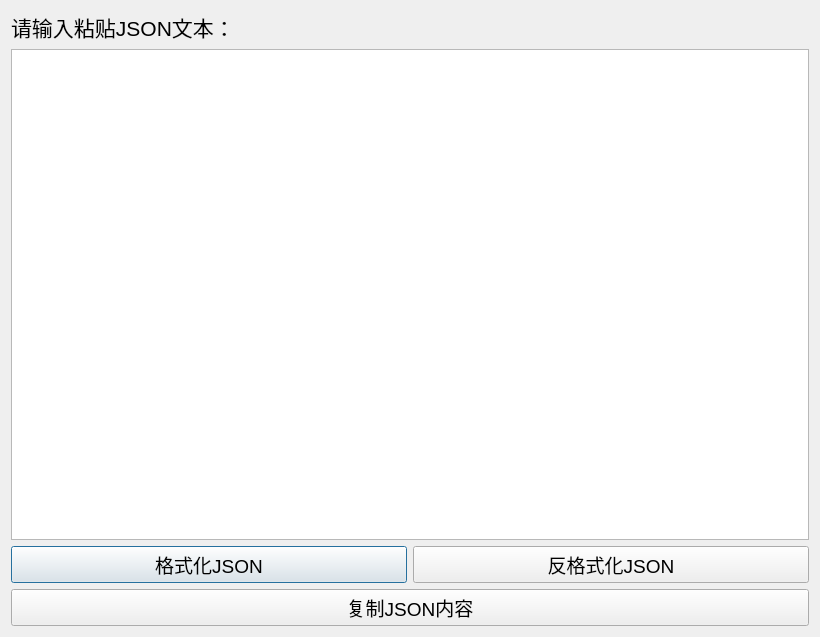
<?xml version="1.0" encoding="UTF-8"?>
<ui version="4.0">
 <class>JSONFormat</class>
 <widget class="QDialog" name="JSONFormat">
  <property name="geometry">
   <rect>
    <x>0</x>
    <y>0</y>
    <width>820</width>
    <height>637</height>
   </rect>
  </property>
  <property name="windowTitle">
   <string>JSON格式化小工具</string>
  </property>
  <layout class="QVBoxLayout" name="verticalLayout">
   <item>
    <widget class="QLabel" name="label">
     <property name="font">
      <font>
       <pointsize>16</pointsize>
      </font>
     </property>
     <property name="text">
      <string>请输入粘贴JSON文本：</string>
     </property>
    </widget>
   </item>
   <item>
    <widget class="QPlainTextEdit" name="plainTextEdit_JSON"/>
   </item>
   <item>
    <layout class="QHBoxLayout" name="horizontalLayout">
     <item>
      <widget class="QPushButton" name="pushButton_format">
       <property name="font">
        <font>
         <pointsize>14</pointsize>
        </font>
       </property>
       <property name="text">
        <string>格式化JSON</string>
       </property>
      </widget>
     </item>
     <item>
      <widget class="QPushButton" name="pushButton_unformat">
       <property name="font">
        <font>
         <pointsize>14</pointsize>
        </font>
       </property>
       <property name="text">
        <string>反格式化JSON</string>
       </property>
      </widget>
     </item>
    </layout>
   </item>
   <item>
    <widget class="QPushButton" name="pushButton_copyJSON">
     <property name="font">
      <font>
       <pointsize>14</pointsize>
      </font>
     </property>
     <property name="text">
      <string>复制JSON内容</string>
     </property>
    </widget>
   </item>
  </layout>
 </widget>
 <resources/>
 <connections/>
</ui>
